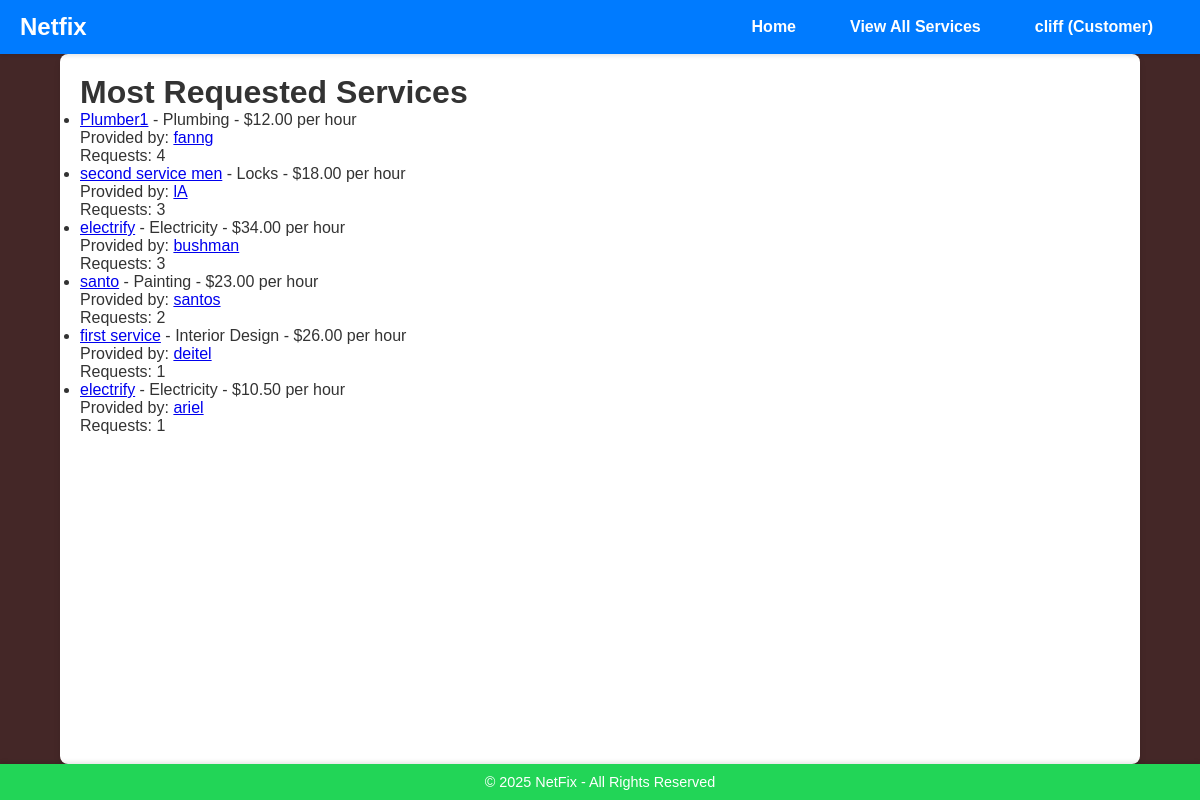
The page /services/most_requested/ (signed in) on the database its author committed.
### users/models.py (models this page shows, shortened)
class User(AbstractUser):
    is_company = models.BooleanField(default=False)
    is_customer = models.BooleanField(default=False)
    email = models.EmailField(unique=True)  # Ensure email is unique and correctly set up

class Company(models.Model):
    FIELD_CHOICES = (
        ('Air Conditioner', 'Air Conditioner'),
        ('All in One', 'All in One'),
        ('Carpentry', 'Carpentry'),
        ('Electricity', 'Electricity'),
        ('Gardening', 'Gardening'),
        ('Home Machines', 'Home Machines'),
        ('Housekeeping', 'Housekeeping'),
        ('Interior Design', 'Interior Design'),
        ('Locks', 'Locks'),
        ('Painting', 'Painting'),
        ('Plumbing', 'Plumbing'),
        ('Water Heaters', 'Water Heaters'),
    )
    user = models.OneToOneField(User, on_delete=models.CASCADE, primary_key=True)
    name = models.CharField(max_length=100, default='unknown')
    field = models.CharField(max_length=70, choices=FIELD_CHOICES, blank=False, null=False)
    rating = models.IntegerField(validators=[MaxValueValidator(5), MinValueValidator(0)], default=0)
    profile_image = models.ImageField(upload_to='company_images/', blank=True, null=True)

### services/models.py (models this page shows, shortened)
class Service(models.Model):
    FIELD_CHOICES = (
        ('Air Conditioner', 'Air Conditioner'),
        ('Carpentry', 'Carpentry'),
        ('Electricity', 'Electricity'),
        ('Gardening', 'Gardening'),
        ('Home Machines', 'Home Machines'),
        ('Housekeeping', 'Housekeeping'),
        ('Interior Design', 'Interior Design'),
        ('Locks', 'Locks'),
        ('Painting', 'Painting'),
        ('Plumbing', 'Plumbing'),
        ('Water Heaters', 'Water Heaters'),
    )
    company = models.ForeignKey(Company, on_delete=models.CASCADE)
    name = models.CharField(max_length=40)
    description = models.TextField()
    price_hour = models.DecimalField(decimal_places=2, max_digits=5, validators=[MinValueValidator(0.00)])
    rating = models.IntegerField(validators=[MinValueValidator(0), MaxValueValidator(5)], default=0)
    field = models.CharField(max_length=30, choices=FIELD_CHOICES)
    date_created = models.DateTimeField(auto_now_add=True)

### services/views.py (the view)
# urls.py: path('most_requested/', v.most_requested_services, name='most_requested_services'),
def most_requested_services(request):
    services = Service.objects.annotate(request_count=Count('servicerequest')).filter(request_count__gt=0).order_by('-request_count')[:10]
    return render(request, 'services/most_requested_services.html', {'services': services})

### services/templates/services/most_requested_services.html (shortened to what this page needs)
{% extends 'main/base.html' %}
{% block content %}
    <h1>Most Requested Services</h1>
    <ul>
        {% for service in services %}
            <li>
                <a href="{% url 'services:service_detail' service.id %}">{{ service.name }}</a>
                - {{ service.field }} - ${{ service.price_hour }} per hour
                <br>
                Provided by: <a href="{% url 'users:company_profile' username=service.company.user.username %}">{{ service.company.user.username }}</a>
                <br>
                Requests: {{ service.request_count }}
            </li>
        {% endfor %}
    </ul>
{% endblock %}

### main/templates/main/navbar.html (shortened to what this page needs)
<nav class="navbar">
    <div class="navbar-container">
        <a href="/" class="navbar-brand">Netfix</a>
        <div class="navbar-links">
            <ul class="navbar-nav">
                <li><a href="/" class="nav-link">Home</a></li>
                <li><a href="{% url 'services:service_list' %}" class="nav-link">View All Services</a></li>
            </ul>
            <ul class="navbar-nav">
                {% if request.user.is_authenticated %}
                    <li class="nav-item dropdown">
                        <a href="#" class="nav-link dropdown-toggle" id="userDropdown" role="button" data-toggle="dropdown" aria-haspopup="true" aria-expanded="false">
                            {% if request.user.is_company %}
                                {{ request.user.username }} (Company)
                            {% elif request.user.is_customer %}
                                {{ request.user.username }} (Customer)
                            {% endif %}
                        </a>
                    </li>
                {% else %}
                    <li><a href="{% url 'users:register' %}" class="nav-link">Register</a></li>
                    <li><a href="{% url 'users:login_user' %}" class="nav-link">Login</a></li>
                {% endif %}
            </ul>
        </div>
    </div>
</nav>

### static/home/base.css (style rules this page uses)
* { margin: 0; padding: 0; box-sizing: border-box; }
body { font-family: Arial, sans-serif; display: flex; flex-direction: column; min-height: 100vh; background-color: #442727; color: #333; }
.navbar { background-color: #007bff; padding: 10px 20px; box-shadow: 0 2px 4px rgba(0, 0, 0, 0.1); position: sticky; top: 0; z-index: 1000; }
.navbar ul { list-style: none; margin: 0; padding: 0; display: flex; justify-content: space-between; align-items: center; }
.navbar li { margin: 0 15px; }
.navbar a { text-decoration: none; color: white; font-weight: bold; transition: color 0.3s ease; }

### main/templates/main/navbar.html (style rules this page uses)
:root { --navbar-bg: var(--navbar-brand-color); --navbar-text: #343a40; --navbar-hover: #007bff; --navbar-shadow: 0 2px 4px rgba(0, 0, 0, 0.1); --navbar-brand-color: #007bff; --navbar-toggler-color: #007bff; }
.navbar { background-color: var(--navbar-bg); box-shadow: var(--navbar-shadow); padding: 10px 20px; }
.navbar-container { display: flex; justify-content: space-between; align-items: center; max-width: 1200px; margin: 0 auto; }
.navbar-brand { font-size: 24px; font-weight: bold; color: var(--navbar-brand-color); text-decoration: none; }
.navbar-links { display: flex; align-items: center; }
.navbar-nav { display: flex; list-style: none; margin: 0; padding: 0; }
.nav-item { margin: 0 10px; position: relative; }
.nav-link { text-decoration: none; color: var(--navbar-text); font-size: 16px; font-weight: 500; padding: 8px 12px; border-radius: 4px; transition: background-color 0.3s ease, color 0.3s ease; display: block; }

### rows shown on the page
User: user.username "cliff"
Service: name "Plumber1", field "Plumbing", price_hour "12.00", company.user.username "fanng", request_count "4"
Service: name "second service men", field "Locks", price_hour "18.00", company.user.username "lA", request_count "3"
Service: name "electrify", field "Electricity", price_hour "34.00", company.user.username "bushman", request_count "3"
Service: name "santo", field "Painting", price_hour "23.00", company.user.username "santos", request_count "2"
Service: name "first service", field "Interior Design", price_hour "26.00", company.user.username "deitel", request_count "1"
Service: name "electrify", field "Electricity", price_hour "10.50", company.user.username "ariel", request_count "1"
